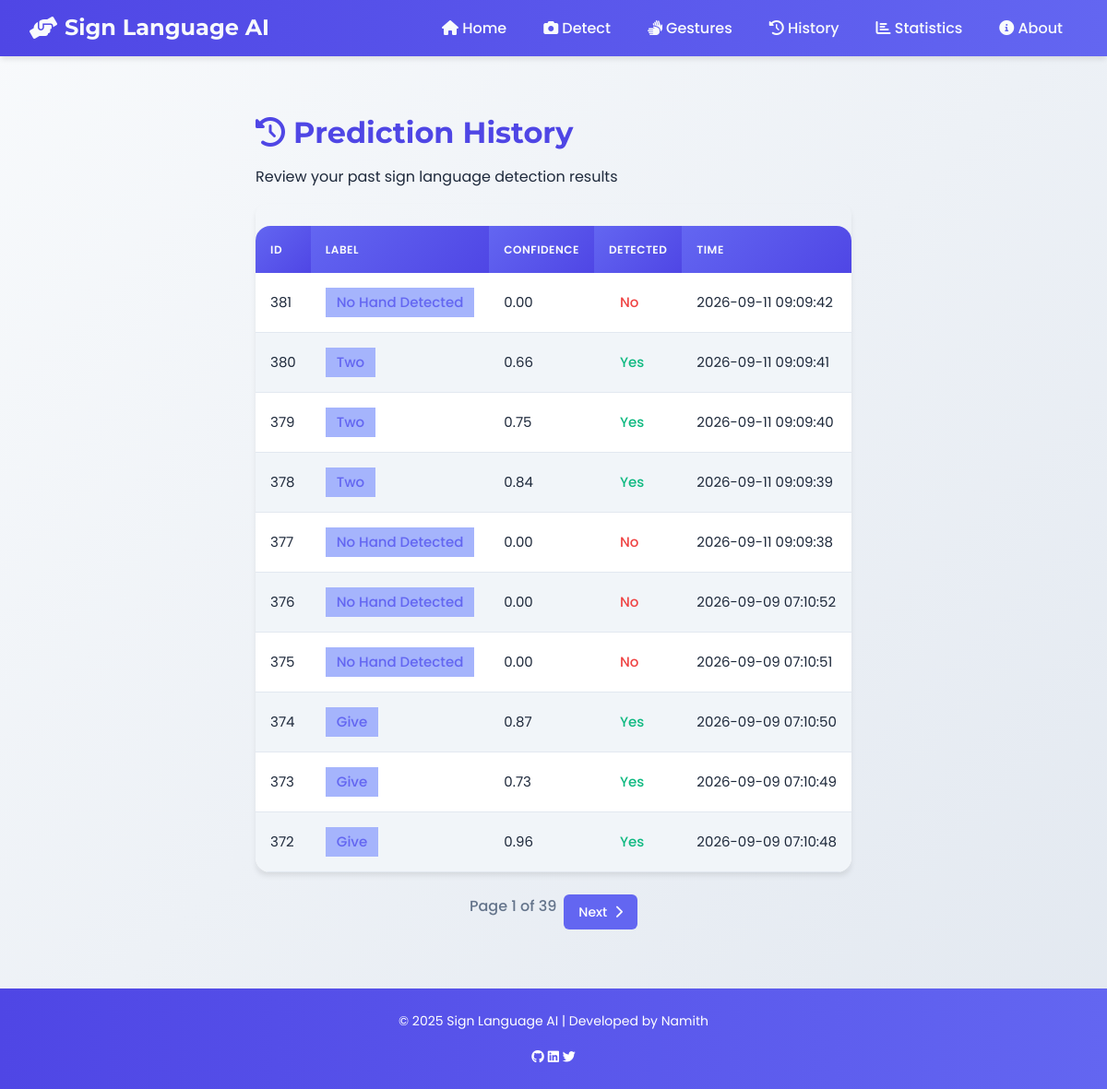
The app's page /history with its own data.
### app.py (models this page shows, shortened)
class Prediction(db.Model):
    id = db.Column(db.Integer, primary_key=True)
    label = db.Column(db.String(100), nullable=False)
    confidence = db.Column(db.Float, nullable=True)
    landmarks_detected = db.Column(db.Boolean, default=True)
    error_message = db.Column(db.String(500), nullable=True)
    timestamp = db.Column(db.DateTime, default=lambda: datetime.now(timezone.utc))
    session_id = db.Column(db.String(50), nullable=True)

### app.py (the view)
@app.route("/history")
def history():
    page = request.args.get('page', 1, type=int)
    per_page = 10
    predictions = Prediction.query.order_by(desc(Prediction.timestamp)).paginate(page=page, per_page=per_page, error_out=False)
    return render_template("history.html", predictions=predictions)

### templates/history.html (shortened to what this page needs)
{% extends "base.html" %}
{% block content %}
<div class="container">
    <div class="page-header">
        <h2><i class="fas fa-history"></i> Prediction History</h2>
        <p class="subtitle">Review your past sign language detection results</p>
    </div>
    <div class="table-container">
        <table>
            <thead>
                <tr>
                    <th>ID</th>
                    <th>Label</th>
                    <th>Confidence</th>
                    <th>Detected</th>
                    <th>Time</th>
                </tr>
            </thead>
            <tbody>
                {% for p in predictions.items %}
                <tr>
                    <td>{{ p.id }}</td>
                    <td><span class="label-badge">{{ p.label }}</span></td>
                    <td>{{ "%.2f"|format(p.confidence or 0) }}</td>
                    <td>{% if p.landmarks_detected %}<span class="status-badge success">Yes</span>{% else %}<span class="status-badge error">No</span>{% endif %}</td>
                    <td>{{ p.timestamp.strftime("%Y-%m-%d %H:%M:%S") }}</td>
                </tr>
                {% endfor %}
            </tbody>
        </table>
    </div>
    <div class="pagination">
        <span class="pagination-info">Page {{ predictions.page }} of {{ predictions.pages }}</span>
        {% if predictions.has_next %}
            <a href="?page={{ predictions.next_num }}" class="pagination-btn">Next <i class="fas fa-chevron-right"></i></a>
        {% endif %}
    </div>
</div>
{% endblock %}

### templates/base.html (shortened to what this page needs)
<!DOCTYPE html>
<html lang="en">
<head>
    <link rel="stylesheet" href="{{ url_for('static', filename='style.css') }}">
    <link rel="stylesheet" href="https://cdnjs.cloudflare.com/ajax/libs/font-awesome/6.0.0/css/all.min.css">
</head>
<body>
    <nav class="navbar">
        <div class="logo">
            <h1><i class="fas fa-hands-helping"></i> Sign Language AI</h1>
        </div>
        <ul>
            <li><a href="{{ url_for('index') }}"><i class="fas fa-home"></i> Home</a></li>
            <li><a href="{{ url_for('detect') }}"><i class="fas fa-camera"></i> Detect</a></li>
            <li><a href="{{ url_for('gestures') }}"><i class="fas fa-sign-language"></i> Gestures</a></li>
            <li><a href="{{ url_for('history') }}"><i class="fas fa-history"></i> History</a></li>
            <li><a href="{{ url_for('statistics') }}"><i class="fas fa-chart-bar"></i> Statistics</a></li>
            <li><a href="{{ url_for('about') }}"><i class="fas fa-info-circle"></i> About</a></li>
        </ul>
    </nav>
    <main class="container">
        {% block content %}{% endblock %}
    </main>
    <footer>
        <div class="footer-content">
            <p>© 2025 Sign Language AI | Developed by Namith</p>
            <div class="social-links">
                <a href="#" aria-label="GitHub"><i class="fab fa-github"></i></a>
                <a href="#" aria-label="LinkedIn"><i class="fab fa-linkedin"></i></a>
                <a href="#" aria-label="Twitter"><i class="fab fa-twitter"></i></a>
            </div>
        </div>
    </footer>
</body>
</html>

### static/style.css (style rules this page uses)
:root { --primary: #6366f1; --primary-dark: #4f46e5; --primary-light: #a5b4fc; --secondary: #0ea5e9; --accent: #f59e0b; --dark: #1e293b; --light: #f8fafc; --gray: #64748b; --success: #10b981; --error: #ef4444; --shadow-sm: 0 1px 3px rgba(0,0,0,0.1); --shadow-md: 0 4px 6px -1px rgba(0,0,0,0.1); --shadow-lg: 0 10px 15px -3px rgba(0,0,0,0.1); --radius-sm: 0.375rem; --radius-md: 0.75rem; --radius-lg: 1rem; --transition: all 0.3s ease; }
* { box-sizing: border-box; margin: 0; padding: 0; }
body { font-family: 'Poppins', sans-serif; background: linear-gradient(135deg, #f8fafc 0%, #e2e8f0 100%); color: var(--dark); line-height: 1.6; min-height: 100vh; display: flex; flex-direction: column; }
h1, h2, h3, h4, h5, h6 { font-family: 'Montserrat', sans-serif; font-weight: 700; line-height: 1.2; margin-bottom: 1rem; }
h1 { font-size: 2.5rem; color: var(--light); }
h2 { font-size: 2rem; color: var(--primary-dark); }
a { text-decoration: none; color: inherit; transition: var(--transition); }
p { margin-bottom: 1rem; }
.navbar { background: linear-gradient(90deg, var(--primary-dark) 0%, var(--primary) 100%); color: var(--light); display: flex; justify-content: space-between; padding: 1rem 2rem; align-items: center; box-shadow: var(--shadow-md); position: sticky; top: 0; z-index: 100; }
.navbar h1 { margin: 0; font-size: 1.5rem; display: flex; align-items: center; gap: 0.5rem; }
.navbar ul { list-style: none; display: flex; gap: 0.5rem; margin: 0; }
.navbar a { color: var(--light); padding: 0.5rem 1rem; border-radius: var(--radius-sm); font-weight: 500; transition: var(--transition); position: relative; }
.navbar a::after { content: ''; position: absolute; bottom: 0; left: 50%; width: 0; height: 2px; background: var(--light); transition: var(--transition); transform: translateX(-50%); }
.container { max-width: 1200px; margin: 0 auto; padding: 2rem 1.5rem; flex: 1; }
.table-container { overflow-x: auto; border-radius: var(--radius-md); box-shadow: var(--shadow-md); }
table { width: 100%; border-collapse: separate; border-spacing: 0; margin-top: 1.5rem; font-size: 0.9375rem; background: white; border-radius: var(--radius-lg); overflow: hidden; box-shadow: var(--shadow-md); }
th, td { padding: 1rem; text-align: left; }
th { background: linear-gradient(135deg, var(--primary) 0%, var(--primary-dark) 100%); color: var(--light); font-weight: 600; text-transform: uppercase; font-size: 0.75rem; letter-spacing: 0.5px; }
tr:nth-child(even) { background: #f1f5f9; }
td { border-bottom: 1px solid #e2e8f0; }
.label-badge { display: inline-block; background-color: var(--primary-light); color: var(--primary); padding: 0.25rem 0.75rem; border-radius: var(--radius-pill); font-weight: 500; }
.status-badge { display: inline-block; padding: 0.25rem 0.75rem; border-radius: var(--radius-pill); font-weight: 500; }
.status-badge.success { background-color: var(--success-light); color: var(--success); }
.status-badge.error { background-color: var(--error-light); color: var(--error); }
.pagination { display: flex; justify-content: center; gap: 0.5rem; margin-top: 1.5rem; }
.pagination-btn { padding: 0.5rem 1rem; background: var(--primary); color: white; border-radius: var(--radius-sm); transition: var(--transition); font-weight: 500; font-size: 0.875rem; display: flex; align-items: center; gap: 0.5rem; }
.pagination-info { color: var(--gray); font-weight: 500; }
footer { background: linear-gradient(90deg, var(--primary-dark) 0%, var(--primary) 100%); color: white; text-align: center; padding: 1.5rem; margin-top: auto; font-size: 0.875rem; }

### records on screen
Prediction: id "381", label "No Hand Detected", confidence "0.00", landmarks_detected "No", timestamp "2026-09-11 09:09:42"
Prediction: id "380", label "Two", confidence "0.66", landmarks_detected "Yes", timestamp "2026-09-11 09:09:41"
Prediction: id "379", label "Two", confidence "0.75", landmarks_detected "Yes", timestamp "2026-09-11 09:09:40"
Prediction: id "378", label "Two", confidence "0.84", landmarks_detected "Yes", timestamp "2026-09-11 09:09:39"
Prediction: id "377", label "No Hand Detected", confidence "0.00", landmarks_detected "No", timestamp "2026-09-11 09:09:38"
Prediction: id "376", label "No Hand Detected", confidence "0.00", landmarks_detected "No", timestamp "2026-09-09 07:10:52"
Prediction: id "375", label "No Hand Detected", confidence "0.00", landmarks_detected "No", timestamp "2026-09-09 07:10:51"
Prediction: id "374", label "Give", confidence "0.87", landmarks_detected "Yes", timestamp "2026-09-09 07:10:50"
Prediction: id "373", label "Give", confidence "0.73", landmarks_detected "Yes", timestamp "2026-09-09 07:10:49"
Prediction: id "372", label "Give", confidence "0.96", landmarks_detected "Yes", timestamp "2026-09-09 07:10:48"

### other values on screen
{{ predictions.page }} "1"
{{ predictions.pages }} "39"
